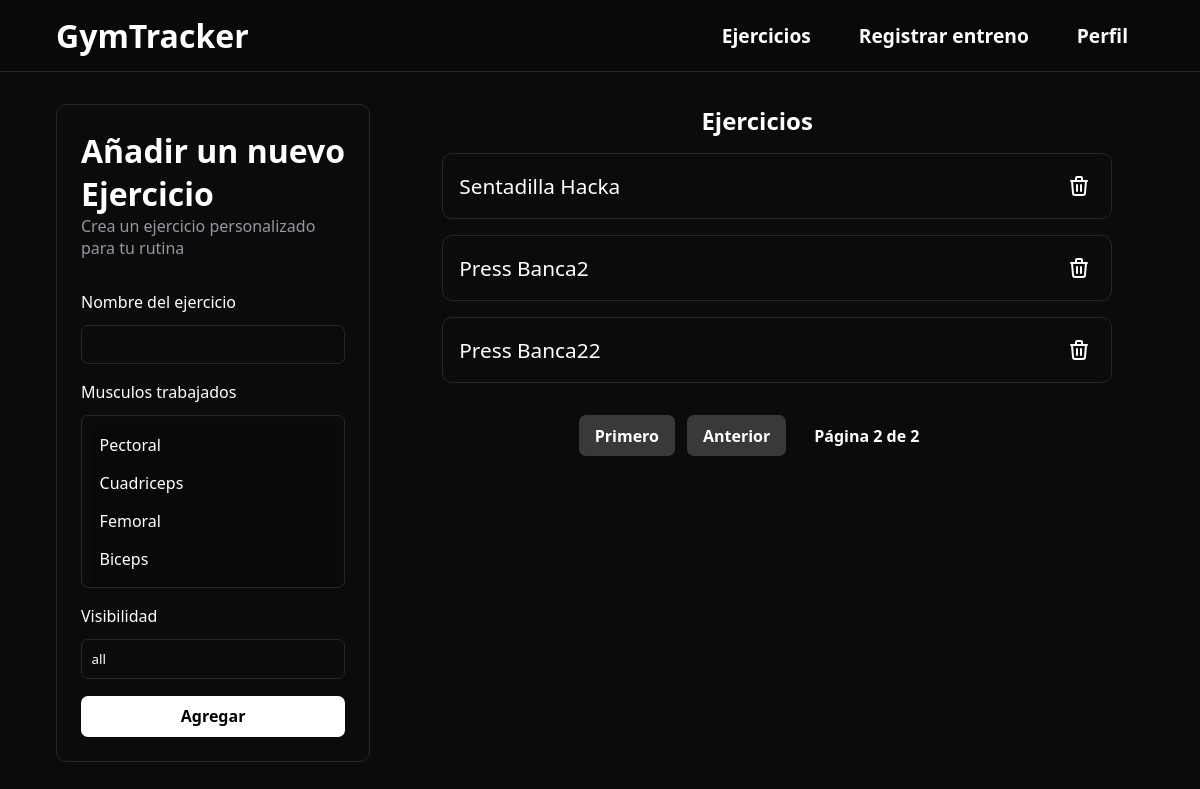
Page /anadirEjercicio?page=2 (signed in) on the earlier database version.
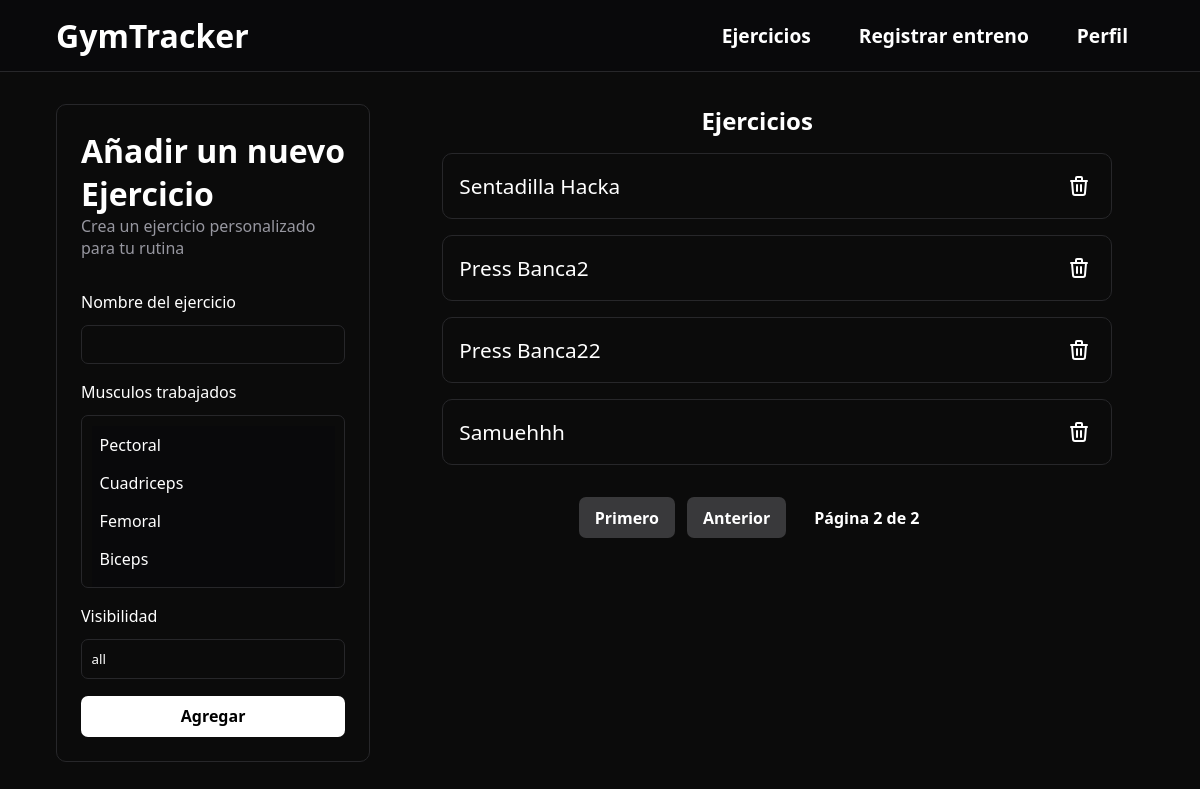
Same page on the later database version.
### gymApp/models.py (models this page shows, shortened)
class Ejercicio(models.Model):
    nombre = models.CharField(max_length=100)
    musculos = models.ManyToManyField(Musculo)
    visibilidad = models.CharField(max_length=200, default='all')
    class Meta:
        verbose_name = 'Ejercicio'
        verbose_name_plural = 'Ejercicios'

### gymApp/views.py (the view, shortened to what this page needs)
# urls.py: path('anadirEjercicio', AnadirEjercicio.as_view(), name='anadirEjercicio'),
class AnadirEjercicio(LoginRequiredMixin, CreateView):
    template_name = 'gymApp/anadirEjercicio.html'
    form_class = AnadirEjercicioPersonalizado
    context_object_name = 'ejercicios'
    success_url = reverse_lazy('anadirEjercicio')
    def get_context_data(self, **kwargs):
        contexto = super().get_context_data(**kwargs)
        ejercicios = Ejercicio.objects.all()
        paginator = Paginator(ejercicios, 8)
        page = self.request.GET.get('page')
        ejerciciosMostar = paginator.get_page(page)
        contexto['ejerciciosMostar'] = ejerciciosMostar
        return contexto

### gymApp/forms.py
class AnadirEjercicioPersonalizado(forms.ModelForm):
    class Meta:
        model = Ejercicio
        fields = '__all__'

### gymApp/models.py (called while the page is built)
    def __str__(self):
        return f"{self.nombre}"

### gymApp/templates/gymApp/anadirEjercicio.html (shortened to what this page needs)
{% extends 'gymApp/base.html' %}
{% block header %}
    <header class="header-noprincipal">
        <a href="{% url 'principal' %}">
            <h1>GymTracker</h1>
        </a>
        <div class="lista-enlaces">
            <a href="{% url 'anadirEjercicio' %}">Ejercicios</a>
            <a href="{% url 'registrarEntreno' %}">Registrar entreno</a>
            {% if user.is_authenticated %}
                    <a class="open_submenu">Perfil</a>
            {% else %}
                    <a href="{% url 'login' %}">Iniciar sesión</a>
                    <a href="{% url 'registroUsuario' %}">Registrate</a>
            {% endif %}
        </div>
    </header>
{% endblock %}
{% block contenido %}
<main id="main-añadirEjercicio">
    <article id="article-añadirEjercicio">
        <h1>Añadir un nuevo Ejercicio</h1>
        <p>Crea un ejercicio personalizado para tu rutina</p>
        <form action="" method="post" id="form-ejercicio">
            <label for="nombre">Nombre del ejercicio</label>
            {{form.nombre}}
            <label for="musculos">Musculos trabajados</label>
            {{form.musculos}}
            <label for="visibilidad">Visibilidad</label>
            {{form.visibilidad}}
            <button type="submit" class="">Agregar</button>
        </form>
    </article>
    <section class="ejercicios">
        <div>
            <h1>Ejercicios</h1>
        </div>
        <ul>
            {% for ejercicio in ejerciciosMostar %}
                <article class="card-ejercicio">
                    <li>{{ ejercicio.nombre }}
                            <a href="{% url 'borrarEjercicio' pk=ejercicio.pk %}" id="boton-svg">
                            </a>
                    </li>
                </article>
            {% endfor %}
        </ul>
        <div class="pagination">
            {% if ejerciciosMostar.has_previous %}
                <a href="?page=1">Primero</a>
                <a href="?page={{ ejerciciosMostar.previous_page_number }}">Anterior</a>
            {% endif %}
            <span>Página {{ ejerciciosMostar.number }} de {{ ejerciciosMostar.paginator.num_pages }}</span>
        </div>
    </section>
</main>
{% endblock %}

Differences in the rows shown:
added Ejercicio: nombre "Samuehhh"
